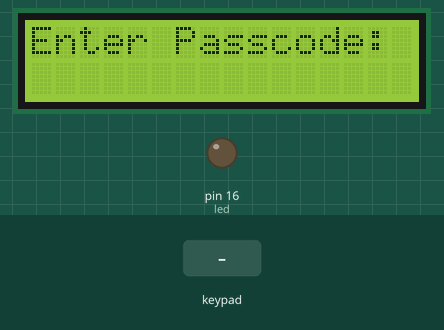
Recording of a sketch running on a simulated Arduino Uno, built with avr-gcc and run on an emulated ATmega328P. Shown: 16×2 character LCD, output pins drawn as LEDs (lit = HIGH). The inputs (shaded band) are chosen by the test bench.

Above: at 1.2 s.
1.3 s: keypad keys 1 2 3 A # pressed 0.4 s apart
At 3.9 s:
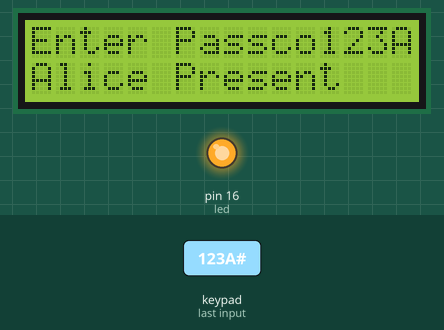
4.8 s: key '#' pressed
At 7.04 s:
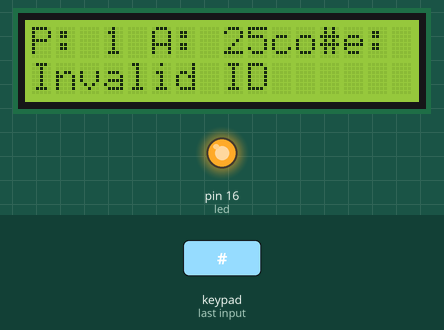
7.8 s: keypad keys 1 2 3 A * pressed 0.4 s apart
At 11.6 s:
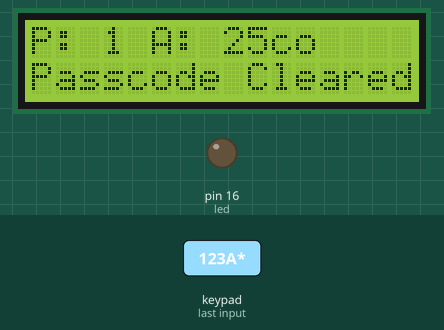
12.3 s: key 'B' pressed
At 13.3 s:
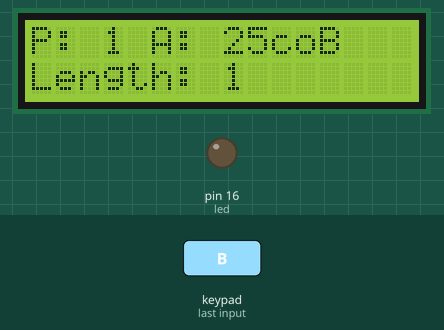
13.8 s: key 'A' pressed
At 14.5 s:
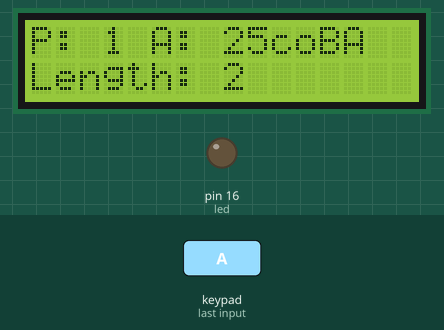
15.3 s: keypad keys 4 5 6 B # pressed 0.4 s apart
At 19.0 s:
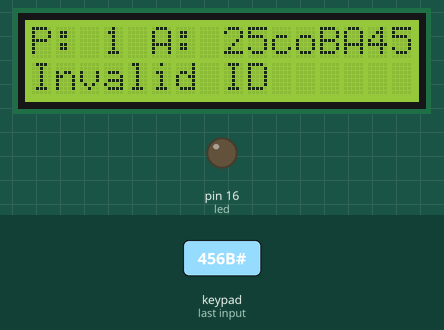
Timing chart, 0 to 20.5 s (numbered marks = the images above; inputs shaded):
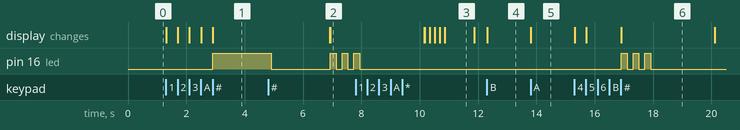

The sketch:

Interactive_attendance_management.ino
```cpp
#include <Keypad.h>
#include <LiquidCrystal.h>

const byte ROWS = 4;
const byte COLS = 4;
LiquidCrystal lcd(15, 14, 13, 12, 11, 10);
int led = 16; // Single LED for feedback

char hexaKeys[ROWS][COLS] = {
  {'1', '2', '3', 'A'},
  {'4', '5', '6', 'B'},
  {'7', '8', '9', 'C'},
  {'*', '0', '#', 'D'}
};

byte rowPins[ROWS] = {9, 8, 7, 6};
byte colPins[COLS] = {5, 4, 3, 2};
Keypad customKeypad = Keypad(makeKeymap(hexaKeys), rowPins, colPins, ROWS, COLS);
String v_passcode = ""; // Current input passcode
unsigned long lastInputTime = millis();
const unsigned long timeoutDuration = 5000; // 5 seconds timeout
// User structure
struct User {
  String name;
  String passcode;
};

// User database
User users[] = {
  {"Alice", "123A"},
  {"Bob", "456B"},
  {"Charlie", "789C"},
  {"David", "234A"},
  {"Eva", "567B"},
  {"Frank", "890C"},
  {"Grace", "345D"},
  {"Hannah", "678A"},
  {"Ian", "901B"},
  {"Julia", "234C"},
  {"Kevin", "567D"},
  {"Liam", "890A"},
  {"Mia", "123B"},
  {"Noah", "456C"},
  {"Olivia", "789D"},
  {"Parker", "012A"},
  {"Quinn", "345B"},
  {"Ryan", "678C"},
  {"Sophia", "901D"},
  {"Tess", "234B"},
  {"Uma", "567C"},
  {"Vera", "890D"},
  {"Will", "123C"},
  {"Xena", "456D"},
  {"Yara", "789A"},
  {"Zara", "012B"}
};

const int userCount = sizeof(users) / sizeof(users[0]);

// Attendance tracking variables
int presentCount = 0;
int absentCount = userCount; // Initially, everyone is absent

void setup() {
  lcd.begin(16, 2);
  pinMode(led, OUTPUT);
  lcd.print("Enter Passcode:");
}

void loop() {
  char key = customKeypad.getKey();
  if (key) {
    lastInputTime = millis(); // Reset the timer

    if (key == '*') {
      v_passcode = "";
      lcd.setCursor(12, 0);
      lcd.print("        "); // Clear display
      lcd.setCursor(0, 1);
      lcd.print("Passcode Cleared ");
      delay(1000); // Pause to show the message
      lcd.setCursor(0, 1);
      lcd.print("                "); // Clear the message
    } else if (v_passcode.length() < 4) {
      v_passcode += key;
      lcd.setCursor(12, 0);
      lcd.print(v_passcode);
    }

    // Check if the user confirms their entry
    if (key == '#') {
      bool accessGranted = false;
      String userName = "";

      for (int i = 0; i < userCount; i++) {
        if (v_passcode == users[i].passcode) {
          userName = users[i].name;
          accessGranted = true;
          break;
        }
      }

      if (accessGranted) {
        lcd.setCursor(0, 1);
        lcd.print(userName + " Present");
        digitalWrite(led, HIGH); // Turn on LED for valid entry
        presentCount++; // Increment present count
        absentCount = userCount - presentCount; // Update absent count
        delay(2000); // Keep the LED on while displaying "Present"
        digitalWrite(led, LOW); // Turn off LED after delay
      } else {
        lcd.setCursor(0, 1);
        lcd.print("Invalid ID    ");
        for (int i = 0; i < 3; i++) { // Blink LED for invalid entry
          digitalWrite(led, HIGH);
          delay(200);
          digitalWrite(led, LOW);
          delay(200);
        }
      }

      // Reset passcode after confirmation
      v_passcode = "";
      delay(2000); // Delay to show result

      // Clear the LCD screen and show the prompt again
      lcd.clear();
      lcd.print("Enter Passcode:");

      // Display total present and absent counts
      lcd.setCursor(0, 0);
      lcd.print("P: ");
      lcd.print(presentCount);
      lcd.print(" A: ");
      lcd.print(absentCount);
    }

    // Display current input length
    lcd.setCursor(0, 1);
    lcd.print("Length: ");
    lcd.print(v_passcode.length());
  }

  // Check for timeout
  if (millis() - lastInputTime > timeoutDuration) {
    v_passcode = "";
    lcd.setCursor(12, 0);
    lcd.print("        "); // Clear display
  }
}
```

Measured:
- after the input at 1.3 s, pin 16 (led): LOW → HIGH after 1.6 s; the display: first changes at once (image 1 shows a later state)
- after the input at 4.8 s, the display: first differs from a run without the input after 2.1 s (image 2)
- after the input at 7.8 s, the display: first differs from a run without the input after 2.4 s (image 3 shows a later state)
- after the input at 12.3 s, the display: changes at once (image 4)
- after the input at 13.8 s, the display: changes at once (image 5)
- after the input at 15.3 s, pin 16 (led): alternates HIGH for 0.20 s and LOW for 0.20 s, 6 changes in all, then stays LOW, starting after 1.6 s; the display: first changes at once (image 6 shows a later state)
- what the display in image 3 shows lasts 1.0 s, from 10.9 s to 11.9 s
